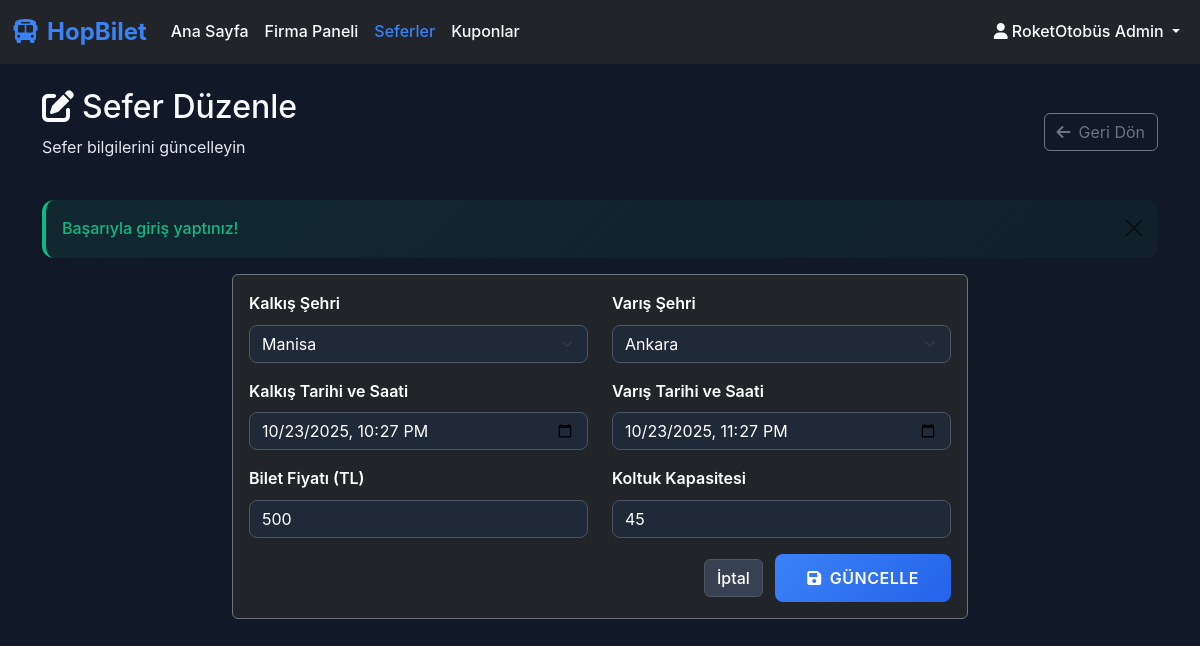
The page /company/trip_edit.php?id=8 (signed in) on the database its author committed.
### tables this page shows
CREATE TABLE trips (
            id INTEGER PRIMARY KEY AUTOINCREMENT,
            company_id INTEGER NOT NULL,
            destination_city VARCHAR(50) NOT NULL,
            departure_city VARCHAR(50) NOT NULL,
            departure_time DATETIME NOT NULL,
            arrival_time DATETIME NOT NULL,
            price DECIMAL(10,2) NOT NULL,
            capacity INTEGER DEFAULT 45,
            created_date DATETIME DEFAULT CURRENT_TIMESTAMP,
            FOREIGN KEY (company_id) REFERENCES bus_companies(id)
        );

### company/trip_edit.php (the view, shortened to what this page needs)
<?php
require_once '../config/database.php';
require_once '../includes/functions.php';
$company_id = $_SESSION['company_id'];
$trip_id = $_GET['id'] ?? 0;
$stmt = $pdo->prepare("SELECT * FROM trips WHERE id = ? AND company_id = ?");
$stmt->execute([$trip_id, $company_id]);
$trip = $stmt->fetch();
?>
<!DOCTYPE html>
<html lang="tr">
<head>
    <link href="https://cdn.jsdelivr.net/npm/bootstrap@5.3.0/dist/css/bootstrap.min.css" rel="stylesheet">
    <link href="https://cdnjs.cloudflare.com/ajax/libs/font-awesome/6.0.0/css/all.min.css" rel="stylesheet">
    <link href="../assets/css/style.css" rel="stylesheet">
</head>
<body class="dark-theme">
    <nav class="navbar navbar-expand-lg navbar-dark bg-dark">
        <div class="container-fluid">
            <a class="navbar-brand fw-bold" href="../index.php">
                <i class="fas fa-bus me-2"></i>HopBilet
            </a>
            <div class="collapse navbar-collapse" id="navbarNav">
                <ul class="navbar-nav me-auto">
                    <li class="nav-item">
                        <a class="nav-link" href="../index.php">Ana Sayfa</a>
                    </li>
                    <li class="nav-item">
                        <a class="nav-link" href="dashboard.php">Firma Paneli</a>
                    </li>
                    <li class="nav-item">
                        <a class="nav-link active" href="trips.php">Seferler</a>
                    </li>
                    <li class="nav-item">
                        <a class="nav-link" href="coupons.php">Kuponlar</a>
                    </li>
                </ul>
                <ul class="navbar-nav">
                    <li class="nav-item dropdown">
                        <a class="nav-link dropdown-toggle" href="#" role="button" data-bs-toggle="dropdown">
                            <i class="fas fa-user me-1"></i><?php echo htmlspecialchars($_SESSION['full_name']); ?>
                        </a>
                    </li>
                </ul>
            </div>
        </div>
    </nav>
    <div class="container mt-4">
        <div class="row mb-4">
            <div class="col-12">
                <div class="d-flex justify-content-between align-items-center">
                    <div>
                        <h2 class="text-white">
                            <i class="fas fa-edit me-2"></i>Sefer Düzenle
                        </h2>
                        <p class="text-muted">Sefer bilgilerini güncelleyin</p>
                    </div>
                    <a href="trips.php" class="btn btn-outline-secondary">
                        <i class="fas fa-arrow-left me-2"></i>Geri Dön
                    </a>
                </div>
            </div>
        </div>
        <div class="row justify-content-center">
            <div class="col-lg-8">
                <div class="card bg-dark border-secondary">
                    <div class="card-body">
                        <form method="POST" class="needs-validation" novalidate>
                            <div class="row">
                                <div class="col-md-6 mb-3">
                                    <label for="departure_city" class="form-label">Kalkış Şehri</label>
                                    <select class="form-select" id="departure_city" name="departure_city" required>
                                        <option value="Manisa" <?php echo $trip['departure_city'] === 'Manisa' ? 'selected' : ''; ?>>Manisa</option>
                                    </select>
                                </div>
                                <div class="col-md-6 mb-3">
                                    <label for="destination_city" class="form-label">Varış Şehri</label>
                                    <select class="form-select" id="destination_city" name="destination_city" required>
                                        <option value="Ankara" <?php echo $trip['destination_city'] === 'Ankara' ? 'selected' : ''; ?>>Ankara</option>
                                    </select>
                                </div>
                            </div>
                            <div class="row">
                                <div class="col-md-6 mb-3">
                                    <label for="departure_time" class="form-label">Kalkış Tarihi ve Saati</label>
                                    <input type="datetime-local" class="form-control" id="departure_time" name="departure_time"
                                           value="<?php echo date('Y-m-d\TH:i', strtotime($trip['departure_time'])); ?>" required>
                                </div>
                                <div class="col-md-6 mb-3">
                                    <label for="arrival_time" class="form-label">Varış Tarihi ve Saati</label>
                                    <input type="datetime-local" class="form-control" id="arrival_time" name="arrival_time"
                                           value="<?php echo date('Y-m-d\TH:i', strtotime($trip['arrival_time'])); ?>" required>
                                </div>
                            </div>
                            <div class="row">
                                <div class="col-md-6 mb-3">
                                    <label for="price" class="form-label">Bilet Fiyatı (TL)</label>
                                    <input type="number" class="form-control" id="price" name="price"
                                           min="1" step="0.01" value="<?php echo $trip['price']; ?>" required>
                                </div>
                                <div class="col-md-6 mb-3">
                                    <label for="capacity" class="form-label">Koltuk Kapasitesi</label>
                                    <input type="number" class="form-control" id="capacity" name="capacity"
                                           min="1" max="100" value="<?php echo $trip['capacity']; ?>" required>
                                </div>
                            </div>
                            <div class="text-end">
                                <a href="trips.php" class="btn btn-secondary me-2">İptal</a>
                                <button type="submit" class="btn btn-primary">
                                    <i class="fas fa-save me-2"></i>Güncelle
                                </button>
                            </div>
                        </form>
                    </div>
                </div>
            </div>
        </div>
    </div>
</body>
</html>

### assets/css/style.css (style rules this page uses)
:root { --primary-color: #3b82f6; --primary-dark: #2563eb; --secondary-color: #8b5cf6; --accent-color: #06b6d4; --success-color: #10b981; --warning-color: #f59e0b; --danger-color: #ef4444; --dark-bg: #111827; --dark-surface: #1f2937; --dark-card: #374151; --dark-text: #ffffff; --dark-muted: #cbd5e1; --border-color: #4b5563; --text-high-contrast: #f8fafc; --text-medium: #e2e8f0; }
* { margin: 0; padding: 0; box-sizing: border-box; }
body { font-family: 'Inter', -apple-system, BlinkMacSystemFont, 'Segoe UI', Roboto, sans-serif; background-color: var(--dark-bg); color: var(--dark-text); line-height: 1.6; }
.dark-theme { background-color: var(--dark-bg); color: var(--dark-text); }
.navbar-brand { font-size: 1.5rem; font-weight: 700; color: var(--primary-color) !important; }
.navbar-dark .navbar-nav .nav-link { color: var(--dark-text) !important; font-weight: 500; transition: color 0.3s ease; }
.navbar-dark .navbar-nav .nav-link.active { color: var(--primary-color) !important; }
.btn-primary { background: linear-gradient(135deg, var(--primary-color), var(--primary-dark)); border: none; font-weight: 600; padding: 0.75rem 2rem; border-radius: 0.5rem; transition: all 0.3s ease; text-transform: uppercase; letter-spacing: 0.5px; }
.btn-secondary { background: var(--dark-card); border: 1px solid var(--border-color); color: var(--dark-text); font-weight: 500; transition: all 0.3s ease; }
.text-white { color: var(--text-high-contrast) !important; }
.text-muted { color: var(--text-medium) !important; }
h1, h2, h3, h4, h5, h6 { color: var(--text-high-contrast) !important; }
.navbar-dark .navbar-nav .nav-link { color: var(--text-high-contrast) !important; font-weight: 500; transition: color 0.3s ease; }
.form-control, .form-select { background-color: var(--dark-surface); border: 1px solid var(--border-color); color: var(--dark-text); border-radius: 0.5rem; transition: all 0.3s ease; }
.form-label { color: var(--dark-text); font-weight: 600; margin-bottom: 0.5rem; }

### rows shown on the page
trips: departure_city "Manisa", destination_city "Ankara", departure_time "10/23/2025 22:27", arrival_time "10/23/2025 23:27", price "500", capacity "45"

### other values the page prints
$_SESSION['full_name'] "RoketOtobüs Admin"
$_SESSION['success_message'] "Başarıyla giriş yaptınız!"
